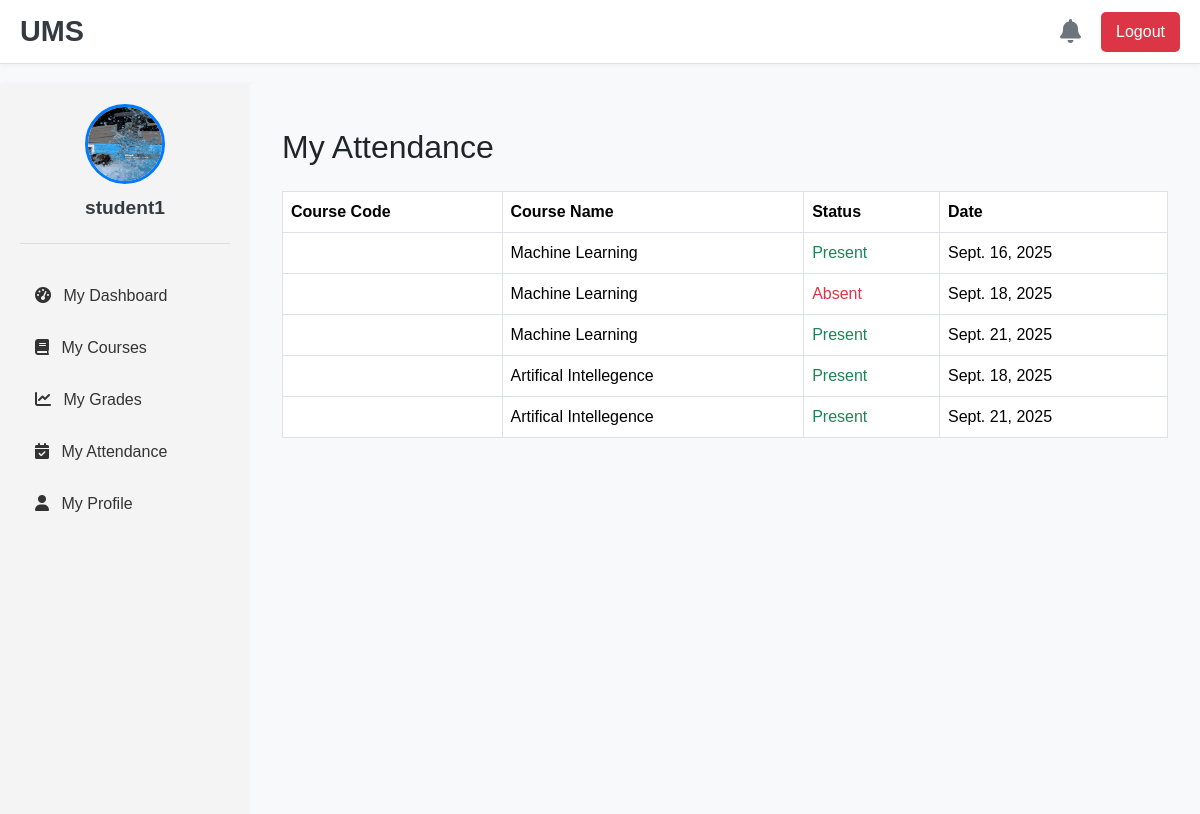
Page /student/my-attendance/ (signed in) on the earlier database version.
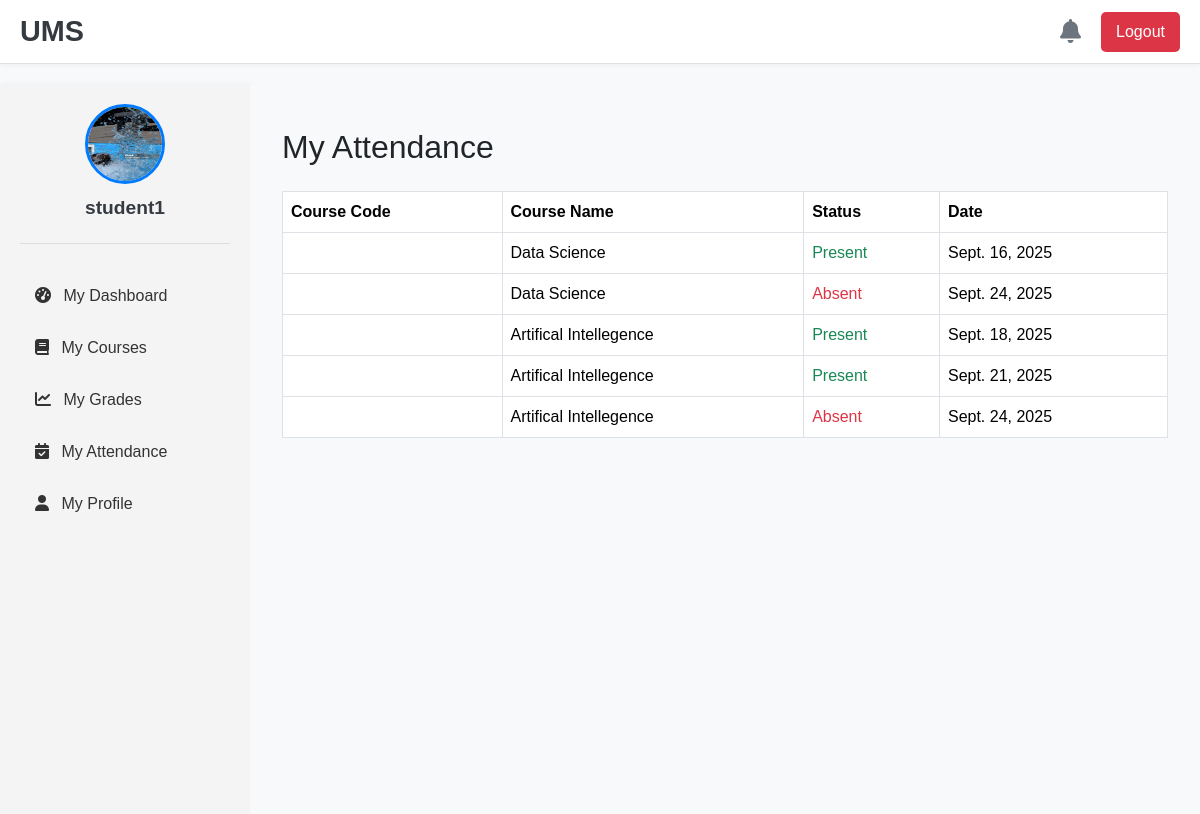
Same page on the later database version.
### users/models.py (models this page shows, shortened)
class Attendance(models.Model):
    STATUS_CHOICES = [
        ('P', 'Present'),
        ('A', 'Absent'),
    ]
    student = models.ForeignKey(Student, on_delete=models.CASCADE)
    course = models.ForeignKey(Course, on_delete=models.CASCADE)
    teacher = models.ForeignKey(Teacher, on_delete=models.CASCADE, related_name='attendance_records')
    date = models.DateField()
    status = models.CharField(max_length=1, choices=STATUS_CHOICES)
    class Meta:
        unique_together = ('student', 'course', 'date')

class Course(models.Model):
    course_name = models.CharField(max_length=255)
    course_description = models.TextField()
    department = models.ForeignKey(Department, on_delete=models.CASCADE)
    teacher = models.ForeignKey(Teacher, on_delete=models.SET_NULL, null=True, blank=True)

### users/views.py (the view)
# urls.py: path('student/my-attendance/', views.my_attendance, name='my_attendance'),
@login_required
def my_attendance(request):
    if request.user.role != 'Student':
        return redirect('dashboard')
    student = get_object_or_404(Student, user=request.user)
    enrolled_courses = Enrollment.objects.filter(student=student).values_list('course', flat=True)
    attendance_records = Attendance.objects.filter(student=student, course__in=enrolled_courses).select_related('course')
    context = {
        'attendance_records': attendance_records,
    }
    return render(request, 'student/my_attendance.html', context)

### users/templates/student/my_attendance.html
{% extends 'dashboard/base_dashboard.html' %}
{% load static %}
{% block content %}
    <div class="container-fluid mt-4">
        <h2 class="mb-4">My Attendance</h2>
        {% if attendance_records %}
            <table class="table table-bordered table-hover">
                <thead class="bg-info text-white">
                    <tr>
                        <th>Course Code</th>
                        <th>Course Name</th>
                        <th>Status</th>
                        <th>Date</th>
                    </tr>
                </thead>
                <tbody>
                    {% for record in attendance_records %}
                    <tr>
                        <td>{{ record.course.course_code }}</td>
                        <td>{{ record.course.course_name }}</td>
                        <td>
                            {% if record.status == 'P' %}
                                <span class="text-success">Present</span>
                            {% else %}
                                <span class="text-danger">Absent</span>
                            {% endif %}
                        </td>
                        <td>{{ record.date }}</td>
                    </tr>
                    {% endfor %}
                </tbody>
            </table>
        {% else %}
            <div class="alert alert-info" role="alert">
                You have no attendance records to display.
            </div>
        {% endif %}
    </div>
{% endblock %}

Differences in the rows shown:
no longer on this page (row unchanged): Attendance: course.course_name "Machine Learning", status "Present", date "Sept. 16, 2025"
no longer on this page (row unchanged): Attendance: course.course_name "Machine Learning", status "Absent", date "Sept. 18, 2025"
no longer on this page (row unchanged): Attendance: course.course_name "Machine Learning", status "Present", date "Sept. 21, 2025"
now on this page (row unchanged): Attendance: course.course_name "Data Science", status "Present", date "Sept. 16, 2025"
added Attendance: course.course_name "Data Science", status "Absent", date "Sept. 24, 2025"
added Attendance: course.course_name "Artifical Intellegence", status "Absent", date "Sept. 24, 2025"
